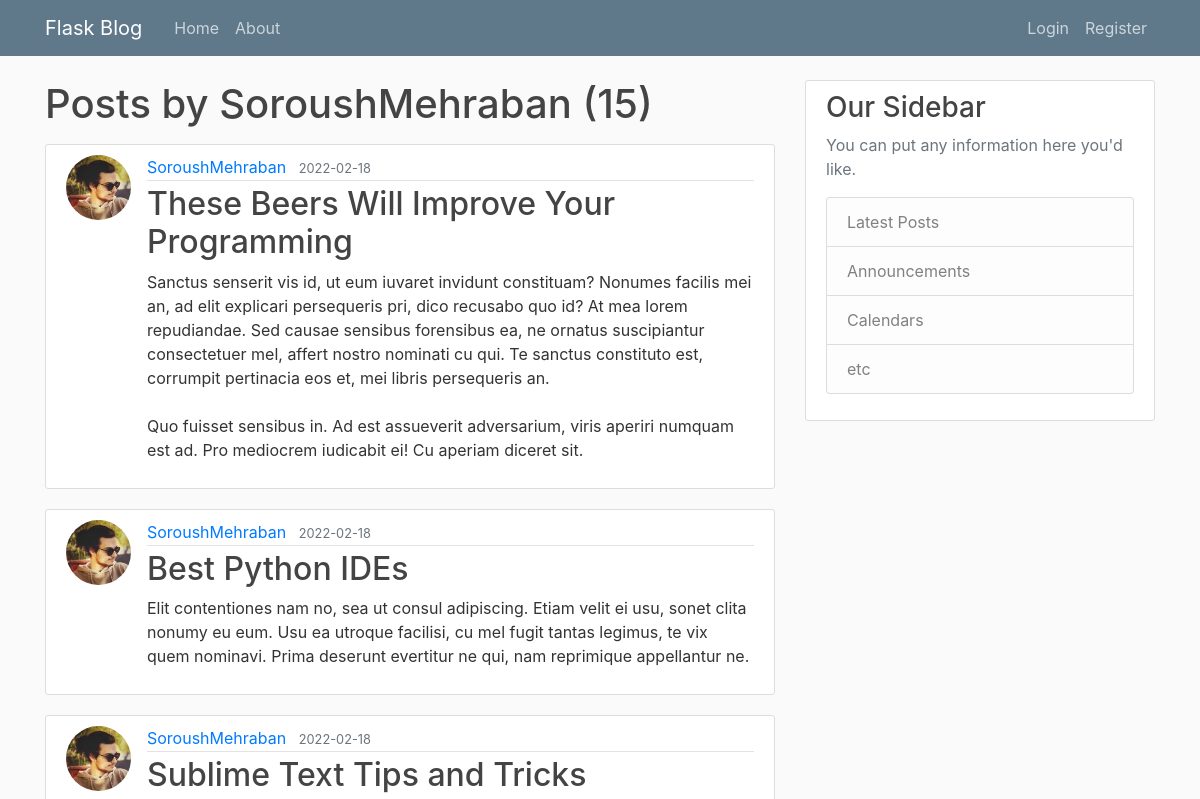
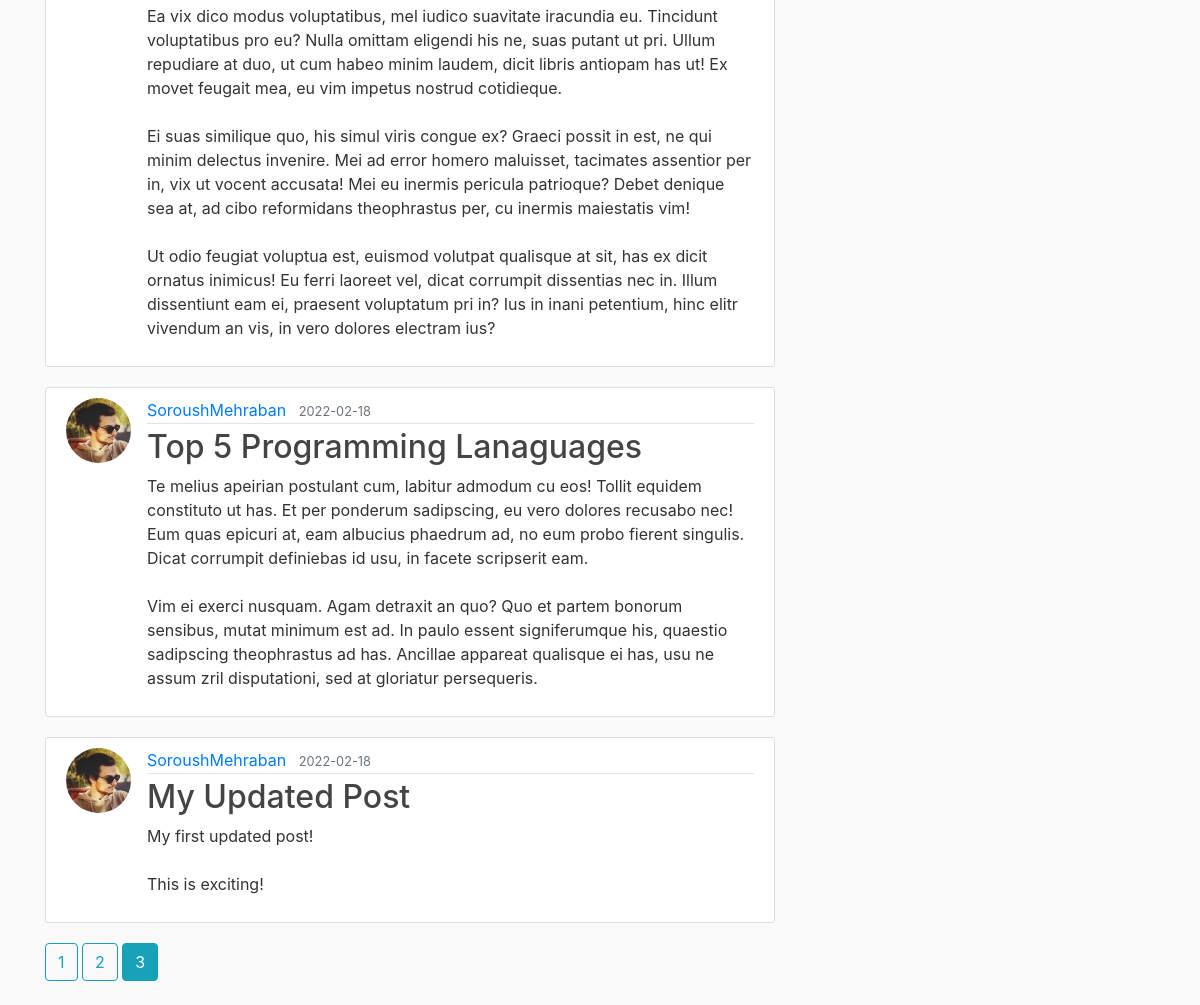
/user/SoroushMehraban?page=3, run on the app's committed database (2 pictures, top to bottom).
### flaskblog/models.py (models this page shows, shortened)
class User(db.Model, UserMixin):
    id = db.Column(db.Integer, primary_key=True)
    username = db.Column(db.String(20), unique=True, nullable=False)
    email = db.Column(db.String(120), unique=True, nullable=False)
    image_file = db.Column(db.String(20), nullable=False, default='default.jpg')
    password = db.Column(db.String(60), nullable=False)
    posts = db.relationship("Post", backref="author", lazy=True)

class Post(db.Model):
    id = db.Column(db.Integer, primary_key=True)
    title = db.Column(db.String(100), nullable=False)
    date_posted = db.Column(db.DateTime, nullable=False, default=datetime.utcnow)
    content = db.Column(db.Text, nullable=False)
    user_id = db.Column(db.Integer, db.ForeignKey('user.id'), nullable=False)

### flaskblog/routes.py (the view)
@app.route("/user/<string:username>")
def user_posts(username):
    page = request.args.get('page', default=1, type=int)
    user = User.query.filter_by(username=username).first_or_404()
    posts = Post.query.filter_by(author=user)\
        .order_by(Post.date_posted.desc())\
        .paginate(per_page=5, page=page)
    return render_template('user_posts.html', posts=posts, user=user)

### flaskblog/templates/user_posts.html
{% extends "layout.html" %}
{% block content %}
<h1 class="mb-3">Posts by {{ user.username }} ({{ posts.total }})</h1>
{% for post in posts.items %}
<article class="media content-section">
    <img src="{{ url_for('static', filename='profile_pics/' + post.author.image_file) }}" alt="" class="rounded-circle article-img">
    <div class="media-body">
        <div class="article-metadata">
            <a class="mr-2" href="{{ url_for('user_posts', username=post.author.username) }}">{{ post.author.username }}</a>
            <small class="text-muted">{{ post.date_posted.strftime('%Y-%m-%d') }}</small>
        </div>
        <h2><a class="article-title" href="{{ url_for('post', post_id=post.id) }}">{{ post.title }}</a></h2>
        <p class="article-content">{{ post.content }}</p>
    </div>
</article>
{% endfor %}
{% for page_number in posts.iter_pages(left_edge=1, right_edge=1, left_current=1, right_current=2) %}
    {% if page_number %}
        {% if posts.page == page_number %}
        <a class="btn btn-info mb-4" href="{{ url_for('user_posts', username=user.username, page=page_number) }}">{{ page_number }}</a>
        {% else %}
        <a class="btn btn-outline-info mb-4" href="{{ url_for('user_posts', username=user.username, page=page_number) }}">{{ page_number }}</a>
        {% endif %}
    {% else %}
        ...
    {% endif %}
{% endfor %}
{% endblock content %}

### flaskblog/static/main.css (style rules this page uses)
body { background: #fafafa; color: #333333; margin-top: 5rem; }
h1, h2, h3, h4, h5, h6 { color: #444444; }
.content-section { background: #ffffff; padding: 10px 20px; border: 1px solid #dddddd; border-radius: 3px; margin-bottom: 20px; }
.article-title { color: #444444; }
.article-content { white-space: pre-line; }
.article-img { height: 65px; width: 65px; margin-right: 16px; }
.article-metadata { padding-bottom: 1px; margin-bottom: 4px; border-bottom: 1px solid #e3e3e3 }

### data on the page
User: username "SoroushMehraban"
Post: image_file (picture), author.username "SoroushMehraban", date_posted "2022-02-18", title "These Beers Will Improve Your Programming", content "Sanctus senserit vis id, ut eum iuvaret invidunt constituam? Nonumes facilis mei an, ad elit explicari persequeris pri, dico recusabo quo id? At mea lorem repudiandae. Sed causae sensibus forensibus ea, ne ornatus suscipiantur consectetuer mel, affert nostro nominati cu qui. Te sanctus constituto est, corrumpit pertinacia eos et, mei libris persequeris an. Quo fuisset sensibus in. Ad est assueverit adversarium, viris aperiri numquam est ad. Pro mediocrem iudicabit ei! Cu aperiam diceret sit."
Post: image_file (picture), author.username "SoroushMehraban", date_posted "2022-02-18", title "Best Python IDEs", content "Elit contentiones nam no, sea ut consul adipiscing. Etiam velit ei usu, sonet clita nonumy eu eum. Usu ea utroque facilisi, cu mel fugit tantas legimus, te vix quem nominavi. Prima deserunt evertitur ne qui, nam reprimique appellantur ne."
Post: image_file (picture), author.username "SoroushMehraban", date_posted "2022-02-18", title "Sublime Text Tips and Tricks", content "Ea vix dico modus voluptatibus, mel iudico suavitate iracundia eu. Tincidunt voluptatibus pro eu? Nulla omittam eligendi his ne, suas putant ut pri. Ullum repudiare at duo, ut cum habeo minim laudem, dicit libris antiopam has ut! Ex movet feugait mea, eu vim impetus nostrud cotidieque. Ei suas similique quo, his simul viris congue ex? Graeci possit in est, ne qui minim delectus invenire. Mei ad error homero maluisset, tacimates assentior per in, vix ut vocent accusata! Mei eu inermis pericula patrioque? Debet denique sea at, ad cibo reformidans theophrastus per, cu inermis maiestatis vim! Ut odio feugiat voluptua est, euismod volutpat qualisque at sit, has ex dicit ornatus inimicus! Eu…"
Post: image_file (picture), author.username "SoroushMehraban", date_posted "2022-02-18", title "Top 5 Programming Lanaguages", content "Te melius apeirian postulant cum, labitur admodum cu eos! Tollit equidem constituto ut has. Et per ponderum sadipscing, eu vero dolores recusabo nec! Eum quas epicuri at, eam albucius phaedrum ad, no eum probo fierent singulis. Dicat corrumpit definiebas id usu, in facete scripserit eam. Vim ei exerci nusquam. Agam detraxit an quo? Quo et partem bonorum sensibus, mutat minimum est ad. In paulo essent signiferumque his, quaestio sadipscing theophrastus ad has. Ancillae appareat qualisque ei has, usu ne assum zril disputationi, sed at gloriatur persequeris."
Post: image_file (picture), author.username "SoroushMehraban", date_posted "2022-02-18", title "My Updated Post", content "My first updated post! This is exciting!"

### other printed values
{{ posts.total }} "15"
{{ page_number }} "1" "2"
{{ page_number }} "3"
